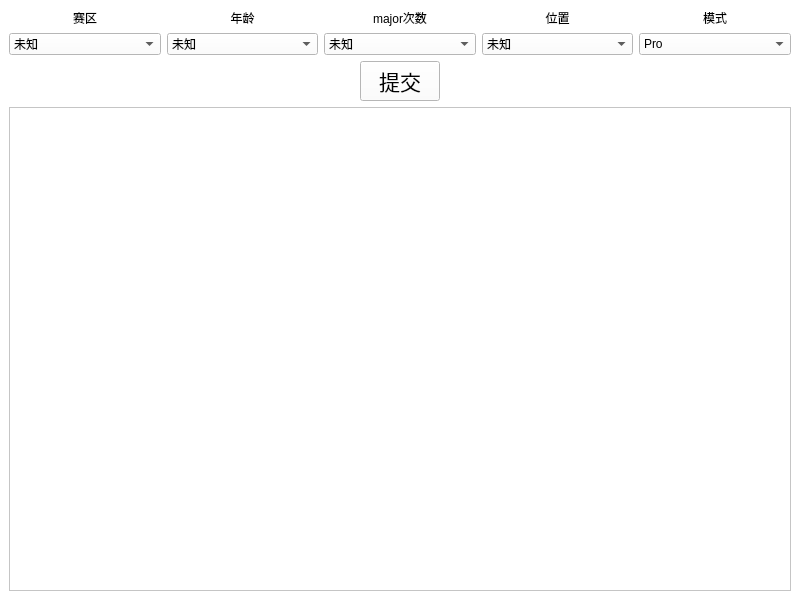
<?xml version="1.0" encoding="UTF-8"?>
<ui version="4.0">
 <class>MainWindow</class>
 <widget class="QMainWindow" name="MainWindow">
  <property name="geometry">
   <rect>
    <x>0</x>
    <y>0</y>
    <width>800</width>
    <height>600</height>
   </rect>
  </property>
  <property name="windowTitle">
   <string>MainWindow</string>
  </property>
  <property name="styleSheet">
   <string notr="true">background-color: rgb(255, 255, 255);</string>
  </property>
  <widget class="QWidget" name="centralwidget">
   <layout class="QVBoxLayout" name="verticalLayout_7">
    <item>
     <layout class="QVBoxLayout" name="verticalLayout_6">
      <item>
       <layout class="QHBoxLayout" name="horizontalLayout">
        <item>
         <layout class="QVBoxLayout" name="district">
          <item>
           <widget class="QLabel" name="district_word">
            <property name="styleSheet">
             <string notr="true">color: rgb(0, 0, 0);
font: 18pt &quot;Microsoft YaHei UI&quot;;</string>
            </property>
            <property name="text">
             <string>赛区</string>
            </property>
            <property name="alignment">
             <set>Qt::AlignmentFlag::AlignCenter</set>
            </property>
           </widget>
          </item>
          <item>
           <widget class="QComboBox" name="district_combobox">
            <property name="sizePolicy">
             <sizepolicy hsizetype="Ignored" vsizetype="Fixed">
              <horstretch>0</horstretch>
              <verstretch>0</verstretch>
             </sizepolicy>
            </property>
            <property name="styleSheet">
             <string notr="true">font: 10pt &quot;Microsoft YaHei UI&quot;;
color: rgb(0, 0, 0);</string>
            </property>
            <item>
             <property name="text">
              <string>未知</string>
             </property>
            </item>
            <item>
             <property name="text">
              <string>欧洲</string>
             </property>
            </item>
            <item>
             <property name="text">
              <string>北美</string>
             </property>
            </item>
            <item>
             <property name="text">
              <string>南美</string>
             </property>
            </item>
            <item>
             <property name="text">
              <string>亚洲</string>
             </property>
            </item>
            <item>
             <property name="text">
              <string>大洋洲</string>
             </property>
            </item>
            <item>
             <property name="text">
              <string>独联体</string>
             </property>
            </item>
            <item>
             <property name="text">
              <string>东南亚</string>
             </property>
            </item>
           </widget>
          </item>
         </layout>
        </item>
        <item>
         <layout class="QVBoxLayout" name="age">
          <item>
           <widget class="QLabel" name="age_word">
            <property name="styleSheet">
             <string notr="true">color: rgb(0, 0, 0);
font: 18pt &quot;Microsoft YaHei UI&quot;;</string>
            </property>
            <property name="text">
             <string>年龄</string>
            </property>
            <property name="alignment">
             <set>Qt::AlignmentFlag::AlignCenter</set>
            </property>
           </widget>
          </item>
          <item>
           <widget class="QComboBox" name="age_combobox">
            <property name="styleSheet">
             <string notr="true">font: 10pt &quot;Microsoft YaHei UI&quot;;
color: rgb(0, 0, 0);</string>
            </property>
            <item>
             <property name="text">
              <string>未知</string>
             </property>
            </item>
            <item>
             <property name="text">
              <string>18</string>
             </property>
            </item>
            <item>
             <property name="text">
              <string>19</string>
             </property>
            </item>
            <item>
             <property name="text">
              <string>20</string>
             </property>
            </item>
            <item>
             <property name="text">
              <string>21</string>
             </property>
            </item>
            <item>
             <property name="text">
              <string>22</string>
             </property>
            </item>
            <item>
             <property name="text">
              <string>23</string>
             </property>
            </item>
            <item>
             <property name="text">
              <string>24</string>
             </property>
            </item>
            <item>
             <property name="text">
              <string>25</string>
             </property>
            </item>
            <item>
             <property name="text">
              <string>26</string>
             </property>
            </item>
            <item>
             <property name="text">
              <string>27</string>
             </property>
            </item>
            <item>
             <property name="text">
              <string>28</string>
             </property>
            </item>
            <item>
             <property name="text">
              <string>29</string>
             </property>
            </item>
            <item>
             <property name="text">
              <string>30</string>
             </property>
            </item>
            <item>
             <property name="text">
              <string>31</string>
             </property>
            </item>
            <item>
             <property name="text">
              <string>32</string>
             </property>
            </item>
            <item>
             <property name="text">
              <string>33</string>
             </property>
            </item>
            <item>
             <property name="text">
              <string>34</string>
             </property>
            </item>
            <item>
             <property name="text">
              <string>35</string>
             </property>
            </item>
            <item>
             <property name="text">
              <string>36</string>
             </property>
            </item>
            <item>
             <property name="text">
              <string>37</string>
             </property>
            </item>
            <item>
             <property name="text">
              <string>38</string>
             </property>
            </item>
           </widget>
          </item>
         </layout>
        </item>
        <item>
         <layout class="QVBoxLayout" name="majapp">
          <item>
           <widget class="QLabel" name="majapp_word">
            <property name="styleSheet">
             <string notr="true">color: rgb(0, 0, 0);
font: 18pt &quot;Microsoft YaHei UI&quot;;</string>
            </property>
            <property name="text">
             <string>major次数</string>
            </property>
            <property name="alignment">
             <set>Qt::AlignmentFlag::AlignCenter</set>
            </property>
           </widget>
          </item>
          <item>
           <widget class="QComboBox" name="majapp_combobox">
            <property name="styleSheet">
             <string notr="true">font: 10pt &quot;Microsoft YaHei UI&quot;;
color: rgb(0, 0, 0);</string>
            </property>
            <item>
             <property name="text">
              <string>未知</string>
             </property>
            </item>
            <item>
             <property name="text">
              <string>1</string>
             </property>
            </item>
            <item>
             <property name="text">
              <string>2</string>
             </property>
            </item>
            <item>
             <property name="text">
              <string>3</string>
             </property>
            </item>
            <item>
             <property name="text">
              <string>4</string>
             </property>
            </item>
            <item>
             <property name="text">
              <string>5</string>
             </property>
            </item>
            <item>
             <property name="text">
              <string>6</string>
             </property>
            </item>
            <item>
             <property name="text">
              <string>7</string>
             </property>
            </item>
            <item>
             <property name="text">
              <string>8</string>
             </property>
            </item>
            <item>
             <property name="text">
              <string>9</string>
             </property>
            </item>
            <item>
             <property name="text">
              <string>10</string>
             </property>
            </item>
            <item>
             <property name="text">
              <string>11</string>
             </property>
            </item>
            <item>
             <property name="text">
              <string>12</string>
             </property>
            </item>
            <item>
             <property name="text">
              <string>13</string>
             </property>
            </item>
            <item>
             <property name="text">
              <string>14</string>
             </property>
            </item>
            <item>
             <property name="text">
              <string>15</string>
             </property>
            </item>
            <item>
             <property name="text">
              <string>16</string>
             </property>
            </item>
            <item>
             <property name="text">
              <string>17</string>
             </property>
            </item>
            <item>
             <property name="text">
              <string>18</string>
             </property>
            </item>
            <item>
             <property name="text">
              <string>19</string>
             </property>
            </item>
           </widget>
          </item>
         </layout>
        </item>
        <item>
         <layout class="QVBoxLayout" name="position">
          <item>
           <widget class="QLabel" name="position_word">
            <property name="styleSheet">
             <string notr="true">color: rgb(0, 0, 0);
font: 18pt &quot;Microsoft YaHei UI&quot;;</string>
            </property>
            <property name="text">
             <string>位置</string>
            </property>
            <property name="alignment">
             <set>Qt::AlignmentFlag::AlignCenter</set>
            </property>
           </widget>
          </item>
          <item>
           <widget class="QComboBox" name="position_combobox">
            <property name="styleSheet">
             <string notr="true">font: 10pt &quot;Microsoft YaHei UI&quot;;
color: rgb(0, 0, 0);</string>
            </property>
            <item>
             <property name="text">
              <string>未知</string>
             </property>
            </item>
            <item>
             <property name="text">
              <string>步枪手</string>
             </property>
            </item>
            <item>
             <property name="text">
              <string>狙击手</string>
             </property>
            </item>
           </widget>
          </item>
         </layout>
        </item>
        <item>
         <layout class="QVBoxLayout" name="mode">
          <item>
           <widget class="QLabel" name="mode_word">
            <property name="styleSheet">
             <string notr="true">color: rgb(0, 0, 0);
font: 18pt &quot;Microsoft YaHei UI&quot;;</string>
            </property>
            <property name="text">
             <string>模式</string>
            </property>
            <property name="alignment">
             <set>Qt::AlignmentFlag::AlignCenter</set>
            </property>
           </widget>
          </item>
          <item>
           <widget class="QComboBox" name="mode_combobox">
            <property name="styleSheet">
             <string notr="true">font: 10pt &quot;Microsoft YaHei UI&quot;;
color: rgb(0, 0, 0);</string>
            </property>
            <item>
             <property name="text">
              <string>Pro</string>
             </property>
            </item>
            <item>
             <property name="text">
              <string>Noob</string>
             </property>
            </item>
           </widget>
          </item>
         </layout>
        </item>
       </layout>
      </item>
      <item>
       <layout class="QHBoxLayout" name="horizontalLayout_2">
        <item>
         <spacer name="horizontalSpacer">
          <property name="orientation">
           <enum>Qt::Orientation::Horizontal</enum>
          </property>
          <property name="sizeHint" stdset="0">
           <size>
            <width>40</width>
            <height>20</height>
           </size>
          </property>
         </spacer>
        </item>
        <item>
         <widget class="QPushButton" name="enter_btn">
          <property name="font">
           <font>
            <family>Microsoft YaHei UI</family>
            <pointsize>16</pointsize>
            <italic>false</italic>
            <bold>false</bold>
           </font>
          </property>
          <property name="styleSheet">
           <string notr="true">font: 16pt &quot;Microsoft YaHei UI&quot;;
color: rgb(0, 0, 0);</string>
          </property>
          <property name="text">
           <string>提交</string>
          </property>
         </widget>
        </item>
        <item>
         <spacer name="horizontalSpacer_2">
          <property name="orientation">
           <enum>Qt::Orientation::Horizontal</enum>
          </property>
          <property name="sizeHint" stdset="0">
           <size>
            <width>40</width>
            <height>20</height>
           </size>
          </property>
         </spacer>
        </item>
       </layout>
      </item>
      <item>
       <widget class="QScrollArea" name="showbroad">
        <property name="styleSheet">
         <string notr="true">color: rgb(0, 0, 0);
background-color: rgb(255, 255, 255);
font: 12pt &quot;Microsoft YaHei UI&quot;;</string>
        </property>
        <property name="widgetResizable">
         <bool>true</bool>
        </property>
        <property name="alignment">
         <set>Qt::AlignmentFlag::AlignLeading|Qt::AlignmentFlag::AlignLeft|Qt::AlignmentFlag::AlignTop</set>
        </property>
        <widget class="QWidget" name="scrollAreaWidgetContents">
         <property name="geometry">
          <rect>
           <x>0</x>
           <y>0</y>
           <width>778</width>
           <height>463</height>
          </rect>
         </property>
        </widget>
       </widget>
      </item>
     </layout>
    </item>
   </layout>
  </widget>
 </widget>
 <resources/>
 <connections/>
</ui>
